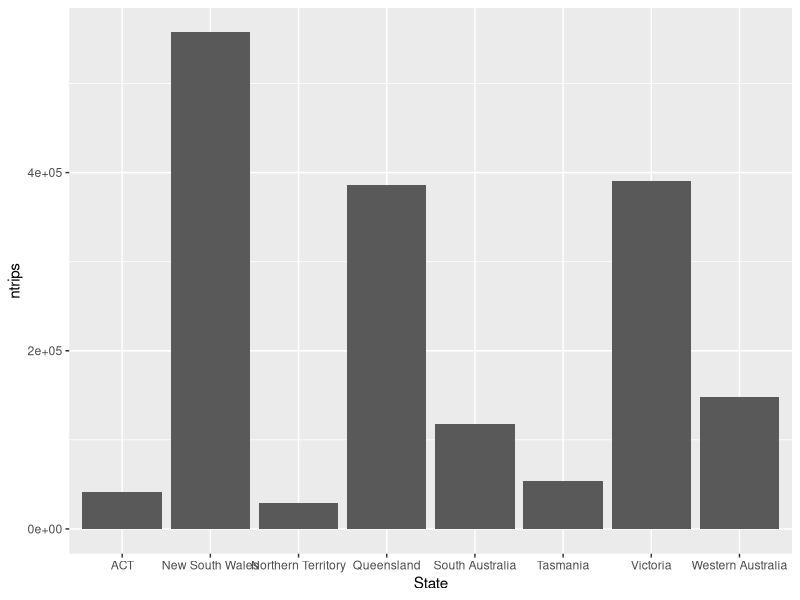

Here is the R script that generated this plot:
## ---- chunk 1
knitr::opts_chunk$set(echo = TRUE, message = FALSE, warning = FALSE)
## ---- chunk 2
library(tidyverse)
library(lubridate)
## ---- chunk 3
data <- read_csv("data/clean_trips.csv")
data
## ---- chunk 4
data %>% group_by(State) %>% 
  summarise(ntrips = sum(Trips)) %>% 
  ggplot() +
  geom_col(aes(x = State, y = ntrips))
